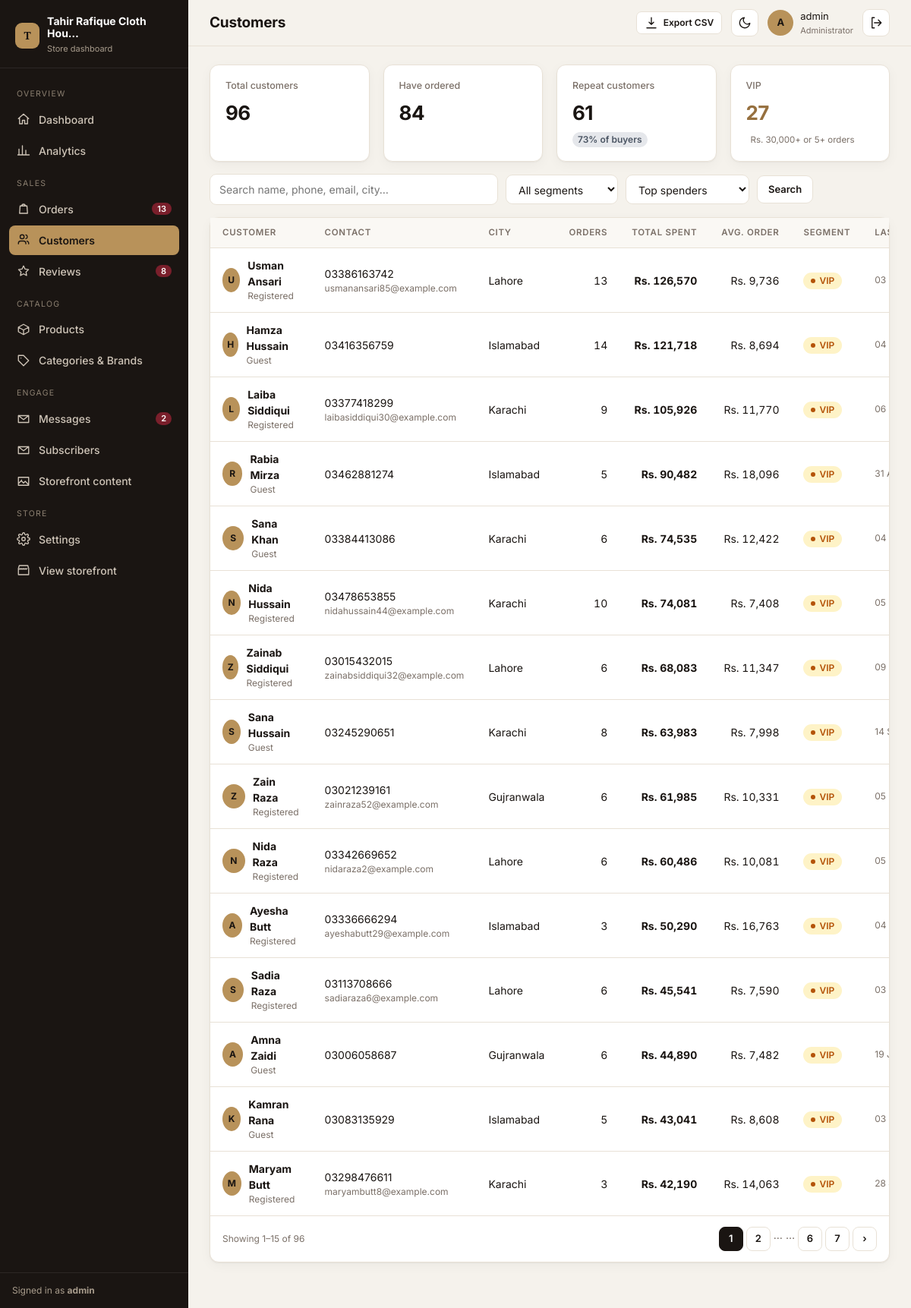
Screenshot of /dashboard/customers/ (signed in) with the database file from the repository.
### apps/core/models.py (models this page shows, shortened)
class SiteSettings(models.Model):
    store_name = models.CharField(max_length=150, default="Tahir Rafique Cloth House")
    tagline = models.CharField(max_length=200, default="Premium Fashion For Every Occasion")
    logo = models.ImageField(upload_to='site/', blank=True, null=True)
    favicon = models.ImageField(upload_to='site/', blank=True, null=True)
    whatsapp_number = models.CharField(
        max_length=20, default="032857948",
        help_text="Local Pakistani number, e.g. 032857948. Converted automatically for WhatsApp links."
    )
    support_phone = models.CharField(max_length=20, default="032857948")
    email = models.EmailField(default="info@tahirrafiqueclothhouse.com")
    address = models.CharField(max_length=255, default="Blue Area, Islamabad, Pakistan")
    facebook_url = models.URLField(blank=True, default="https://facebook.com")
    instagram_url = models.URLField(blank=True, default="https://instagram.com")
    tiktok_url = models.URLField(blank=True, default="https://tiktok.com")
    delivery_charges = models.DecimalField(max_digits=8, decimal_places=2, default=250,
                                            validators=[MinValueValidator(0)])
    free_delivery_threshold = models.DecimalField(max_digits=10, decimal_places=2, default=5000,
                                                    validators=[MinValueValidator(0)])
    currency_symbol = models.CharField(max_length=10, default="Rs.")
    announcement_text = models.CharField(
        max_length=255, blank=True,
        default="Free Delivery on Orders Above Rs. 5,000"
    )
    updated_at = models.DateTimeField(auto_now=True)
    class Meta:
        verbose_name = "Site Settings"
        verbose_name_plural = "Site Settings"
    @classmethod
    def load(cls):
        obj, _ = cls.objects.get_or_create(pk=1)
        return obj

### apps/orders/models.py (models this page shows, shortened)
class Order(models.Model):
    STATUS_PENDING = 'pending'
    STATUS_CONFIRMED = 'confirmed'
    STATUS_PROCESSING = 'processing'
    STATUS_SHIPPED = 'shipped'
    STATUS_DELIVERED = 'delivered'
    STATUS_CANCELLED = 'cancelled'
    STATUS_CHOICES = [
        (STATUS_PENDING, 'Pending'),
        (STATUS_CONFIRMED, 'Confirmed'),
        (STATUS_PROCESSING, 'Processing'),
        (STATUS_SHIPPED, 'Shipped'),
        (STATUS_DELIVERED, 'Delivered'),
        (STATUS_CANCELLED, 'Cancelled'),
    ]
    order_number = models.CharField(max_length=20, unique=True, blank=True)
    customer = models.ForeignKey(User, null=True, blank=True, related_name='orders',
                                  on_delete=models.SET_NULL)
    full_name = models.CharField(max_length=150)
    phone = models.CharField(max_length=20)
    whatsapp = models.CharField(max_length=20, blank=True)
    email = models.EmailField(blank=True)
    city = models.CharField(max_length=100)
    area = models.CharField(max_length=150, blank=True)
    address = models.TextField()
    postal_code = models.CharField(max_length=20, blank=True)
    notes = models.TextField(blank=True)
    subtotal = models.DecimalField(max_digits=10, decimal_places=2, default=0)
    discount = models.DecimalField(max_digits=10, decimal_places=2, default=0)
    delivery_charges = models.DecimalField(max_digits=10, decimal_places=2, default=0)
    total = models.DecimalField(max_digits=10, decimal_places=2, default=0)
    status = models.CharField(max_length=20, choices=STATUS_CHOICES, default=STATUS_PENDING)
    created_at = models.DateTimeField(auto_now_add=True)
    updated_at = models.DateTimeField(auto_now=True)
    class Meta:
        ordering = ['-created_at']

### apps/dashboard/views_people.py (the view)
# urls.py: path('customers/', vp.customers_list, name='customers'),
@staff_required
def customers_list(request):
    directory = an.customer_directory()
    summary = an.customer_summary(directory)
    q = request.GET.get('q', '').strip().lower()
    seg = request.GET.get('segment', '')
    sort = request.GET.get('sort', '-spent')
    if q:
        directory = [c for c in directory if q in (c['name'] or '').lower() or q in (c['phone'] or '').lower()
                     or q in (c['email'] or '').lower() or q in (c['city'] or '').lower()]
    if seg:
        directory = [c for c in directory if c['segment'] == seg]
    keymap = {'spent': 'spent', 'orders': 'orders', 'name': 'name', 'last': 'last', 'first': 'first'}
    field = sort.lstrip('-')
    if field in keymap:
        floor_dt = datetime.min.replace(tzinfo=dt_timezone.utc)
        directory.sort(key=lambda c: (c[field] or floor_dt) if field in ('last', 'first')
                       else (c[field].lower() if field == 'name' else c[field]), reverse=sort.startswith('-'))
    if request.GET.get('export') == 'csv':
        rows = [[c['name'], c['phone'], c['email'], c['city'], c['orders'], c['spent'], c['segment'],
                 'Yes' if c['registered'] else 'Guest'] for c in directory]
        return csv_response('customers.csv', ['Name', 'Phone', 'Email', 'City', 'Orders', 'Total spent',
                                              'Segment', 'Account'], rows)
    return render(request, 'dashboard/customers_list.html', {
        'customers': paginate(request, directory, 15), 'summary': summary, 'q': request.GET.get('q', ''),
        'segment': seg, 'sort': sort, 'segments': ['VIP', 'Returning', 'New', 'Lead'],
        'result_count': len(directory), 'page': 'customers',
    })

### apps/cart/context_processors.py (called while the page is built)
def cart(request):
    return {'cart': Cart(request)}

### apps/core/context_processors.py (called while the page is built)
def site_settings(request):
    settings_obj = SiteSettings.load()
    announcement = PromoBanner.objects.filter(active=True).first()
    return {
        'site_settings': settings_obj,
        'announcement_banner': announcement,
    }

### apps/dashboard/analytics.py (called while the page is built)
def segment(c):
    if c['orders'] == 0:
        return 'Lead'
    if c['spent'] >= 30000 or c['orders'] >= 5:
        return 'VIP'
    if c['orders'] >= 2:
        return 'Returning'
    return 'New'

def customer_summary(directory):
    total = len(directory)
    repeat = sum(1 for c in directory if c['orders'] >= 2)
    buyers = sum(1 for c in directory if c['orders'] >= 1)
    return {
        'total': total, 'buyers': buyers, 'repeat': repeat,
        'repeat_rate': round(repeat / buyers * 100) if buyers else 0,
        'vip': sum(1 for c in directory if c['segment'] == 'VIP'),
        'registered': sum(1 for c in directory if c['registered']),
    }

### apps/dashboard/context.py (called while the page is built)
def dashboard_counts(request):
    if not request.path.startswith('/dashboard/') or not request.user.is_authenticated:
        return {}
    return {
        'nav_pending_orders': Order.objects.filter(status=Order.STATUS_PENDING).count(),
        'nav_unread_messages': ContactMessage.objects.filter(is_read=False).count(),
        'nav_pending_reviews': Review.objects.filter(approved=False).count(),
    }

### apps/dashboard/helpers.py (called while the page is built)
def paginate(request, items, per_page=20):
    paginator = Paginator(items, per_page)
    return paginator.get_page(request.GET.get('page'))

### apps/dashboard/templatetags/dash_extras.py (called while the page is built)
@register.filter
def money(value):
    try:
        return f"{settings.CURRENCY_SYMBOL} {float(value):,.0f}"
    except (TypeError, ValueError):
        return f"{settings.CURRENCY_SYMBOL} 0"

@register.simple_tag(takes_context=True)
def qs_replace(context, **kwargs):
    params = context['request'].GET.copy()
    for k, v in kwargs.items():
        if v in (None, ''):
            params.pop(k, None)
        else:
            params[k] = v
    return params.urlencode()

@register.simple_tag
def icon(name):
    from django.utils.safestring import mark_safe
    return mark_safe(f'<svg class="i" viewBox="0 0 24 24">{ICONS.get(name, "")}</svg>')

### templates/dashboard/customers_list.html (shortened to what this page needs)
{% extends 'dashboard/base.html' %}{% load dash_extras %}
{% block title %}Customers{% endblock %}{% block heading %}Customers{% endblock %}
{% block topbar_actions %}<a class="btn sm" href="?{% qs_replace export='csv' page='' %}">{% icon 'download' %}Export CSV</a>{% endblock %}
{% block content %}
<div class="grid g-kpi" style="margin-bottom:16px">
  <div class="card kpi"><div class="l">Total customers</div><div class="v">{{ summary.total }}</div></div>
  <div class="card kpi"><div class="l">Have ordered</div><div class="v">{{ summary.buyers }}</div></div>
  <div class="card kpi"><div class="l">Repeat customers</div><div class="v">{{ summary.repeat }}</div><span class="delta flat">{{ summary.repeat_rate }}% of buyers</span></div>
  <div class="card kpi"><div class="l">VIP</div><div class="v" style="color:var(--gold-d)">{{ summary.vip }}</div><span class="vs">Rs. 30,000+ or 5+ orders</span></div>
</div>
<form class="filters" method="get"><input class="input search" name="q" value="{{ q }}" placeholder="Search name, phone, email, city…">
  <select class="input" name="segment" data-autosubmit><option value="">All segments</option>{% for s in segments %}<option {% if s == segment %}selected{% endif %}>{{ s }}</option>{% endfor %}</select>
  <select class="input" name="sort" data-autosubmit><option value="-spent" {% if sort == '-spent' %}selected{% endif %}>Top spenders</option></select>
  <button class="btn">Search</button></form>
<div class="card"><div class="tbl-wrap"><table class="tbl"><thead><tr><th>Customer</th><th>Contact</th><th>City</th><th class="num">Orders</th><th class="num">Total spent</th><th class="num">Avg. order</th><th>Segment</th><th>Last order</th><th></th></tr></thead><tbody>
{% for c in customers %}<tr>
  <td><div class="row" style="gap:10px;flex-wrap:nowrap"><div class="avatar" style="width:32px;height:32px;font-size:12px">{{ c.name|slice:":1"|upper }}</div><div><a href="{% url 'dashboard:customer_detail' c.key %}"><b>{{ c.name }}</b></a><div class="muted small">{% if c.registered %}Registered{% else %}Guest{% endif %}</div></div></div></td>
  <td>{{ c.phone|default:"—" }}<div class="muted small">{{ c.email }}</div></td><td>{{ c.city|default:"—" }}</td>
  <td class="num">{{ c.orders }}</td><td class="num"><b>{{ c.spent|money }}</b></td><td class="num">{{ c.aov|money }}</td>
  <td><span class="pill {% if c.segment == 'VIP' %}amber{% elif c.segment == 'Returning' %}green{% elif c.segment == 'New' %}blue{% else %}gray{% endif %}">{{ c.segment }}</span></td>
  <td class="muted small">{% if c.last %}{{ c.last|date:"d M Y" }}{% else %}—{% endif %}</td><td class="num"><a class="btn sm" href="{% url 'dashboard:customer_detail' c.key %}">View</a></td></tr>
{% empty %}<tr><td colspan="9"><div class="empty"><b>No customers yet</b>Customers appear here after they order or register.</div></td></tr>{% endfor %}</tbody></table></div>
{% include 'dashboard/_pager.html' with page_obj=customers %}</div>
{% endblock %}

### templates/dashboard/base.html (shortened to what this page needs)
{% load static dash_extras %}<!DOCTYPE html>
<html lang="en">
<head>
<link rel="stylesheet" href="{% static 'dashboard/dashboard.css' %}">
</head>
<body>
<div class="shell">
  <aside class="sidebar">
    <div class="brand"><div class="brand-mark">T</div><div><b>{{ site_settings.store_name|truncatechars:24 }}</b><small>Store dashboard</small></div></div>
    <nav class="nav">
      <div class="nav-label">Overview</div>
      <a href="{% url 'dashboard:overview' %}" class="{% if page == 'overview' %}active{% endif %}">{% icon 'home' %}Dashboard</a>
      <a href="{% url 'dashboard:analytics' %}" class="{% if page == 'analytics' %}active{% endif %}">{% icon 'chart' %}Analytics</a>
      <div class="nav-label">Sales</div>
      <a href="{% url 'dashboard:orders' %}" class="{% if page == 'orders' %}active{% endif %}">{% icon 'bag' %}Orders{% if nav_pending_orders %}<span class="badge">{{ nav_pending_orders }}</span>{% endif %}</a>
      <a href="{% url 'dashboard:customers' %}" class="{% if page == 'customers' %}active{% endif %}">{% icon 'users' %}Customers</a>
      <a href="{% url 'dashboard:reviews' %}" class="{% if page == 'reviews' %}active{% endif %}">{% icon 'star' %}Reviews{% if nav_pending_reviews %}<span class="badge">{{ nav_pending_reviews }}</span>{% endif %}</a>
      <div class="nav-label">Catalog</div>
      <a href="{% url 'dashboard:products' %}" class="{% if page == 'products' %}active{% endif %}">{% icon 'box' %}Products</a>
      <a href="{% url 'dashboard:crud_list' 'categories' %}" class="{% if page == 'catalog' %}active{% endif %}">{% icon 'tag' %}Categories &amp; Brands</a>
      <div class="nav-label">Engage</div>
      <a href="{% url 'dashboard:messages' %}" class="{% if page == 'messages' %}active{% endif %}">{% icon 'mail' %}Messages{% if nav_unread_messages %}<span class="badge">{{ nav_unread_messages }}</span>{% endif %}</a>
      <a href="{% url 'dashboard:subscribers' %}" class="{% if page == 'subscribers' %}active{% endif %}">{% icon 'mail' %}Subscribers</a>
      <a href="{% url 'dashboard:crud_list' 'hero' %}" class="{% if page == 'content' %}active{% endif %}">{% icon 'image' %}Storefront content</a>
      <div class="nav-label">Store</div>
      <a href="{% url 'dashboard:settings' %}" class="{% if page == 'settings' %}active{% endif %}">{% icon 'cog' %}Settings</a>
      <a href="{% url 'pages:home' %}" target="_blank">{% icon 'store' %}View storefront</a>
    </nav>
    <div class="side-foot">Signed in as <b>{{ request.user.username }}</b></div>
  </aside>
  <div class="main">
    <header class="topbar">
      <h1>{% block heading %}{% endblock %}</h1>
      {% block topbar_actions %}{% endblock %}
      <button class="iconbtn" data-action="theme" title="Toggle dark mode">{% icon 'moon' %}</button>
      <div class="userbox"><div class="avatar">{{ request.user.username|slice:":1"|upper }}</div><div>{{ request.user.get_full_name|default:request.user.username }}<small>Administrator</small></div></div>
      <form method="post" action="{% url 'dashboard:logout' %}">{% csrf_token %}<button class="iconbtn" title="Sign out">{% icon 'out' %}</button></form>
    </header>
    <div class="content">
      {% block content %}{% endblock %}
    </div>
  </div>
</div>
</body>
</html>

### rows the page displays
SiteSettings: store_name "Tahir Rafique Cloth Hou…"
Order: name "U", name "Usman Ansari", email "usmanansari85@example.com", city "Lahore", last "03…"
Order: phone "03386163742"
Order: name "H", name "Hamza Hussain", city "Islamabad", last "04…"
Order: phone "03416356759"
Order: name "L", name "Laiba Siddiqui", email "laibasiddiqui30@example.com", city "Karachi", last "06…"
Order: phone "03377418299"
Order: name "R", name "Rabia Mirza", city "Islamabad", last "31…"
Order: phone "03462881274"
Order: name "S", name "Sana Khan", city "Karachi", last "04…"
Order: phone "03384413086"
Order: name "N", name "Nida Hussain", email "nidahussain44@example.com", city "Karachi", last "05…"
Order: phone "03478653855"
Order: name "Z", name "Zainab Siddiqui", email "zainabsiddiqui32@example.com", city "Lahore", last "09…"
Order: phone "03015432015"
Order: name "S", name "Sana Hussain", city "Karachi", last "14…"
Order: phone "03245290651"
Order: name "Z", name "Zain Raza", email "zainraza52@example.com", city "Gujranwala", last "05…"
Order: phone "03021239161"
Order: name "N", name "Nida Raza", email "nidaraza2@example.com", city "Lahore", last "05…"
Order: phone "03342669652"
Order: name "A", name "Ayesha Butt", email "ayeshabutt29@example.com", city "Islamabad", last "04…"
Order: phone "03336666294"
Order: name "S", name "Sadia Raza", email "sadiaraza6@example.com", city "Lahore", last "03…"
Order: phone "03113708666"
Order: name "A", name "Amna Zaidi", city "Gujranwala", last "19…"
Order: phone "03006058687"
Order: name "K", name "Kamran Rana", city "Islamabad", last "03…"
Order: phone "03083135929"
Order: name "M", name "Maryam Butt", email "maryambutt8@example.com", city "Karachi", last "28…"
Order: phone "03298476611"

### other values shown
{{ nav_pending_orders }} "13"
{{ nav_pending_reviews }} "8"
{{ nav_unread_messages }} "2"
{{ request.user.username }} "admin"
{{ request.user.username|slice:":1"|upper }} "A"
{{ request.user.get_full_name|default:request.user.username }} "admin"
{{ summary.total }} "96"
{{ summary.buyers }} "84"
{{ summary.repeat }} "61"
{{ summary.repeat_rate }} "73"
{{ summary.vip }} "27"
{{ c.orders }} "13" "14" "9" "5" "6" "10" "6" "8" "6" "6" "3" "6" "6" "5" "3"
{{ c.spent|money }} "Rs. 126,570" "Rs. 121,718" "Rs. 105,926" "Rs. 90,482" "Rs. 74,535" "Rs. 74,081" "Rs. 68,083" "Rs. 63,983" "Rs. 61,985" "Rs. 60,486" "Rs. 50,290" "Rs. 45,541" "Rs. 44,890" "Rs. 43,041" "Rs. 42,190"
{{ c.aov|money }} "Rs. 9,736" "Rs. 8,694" "Rs. 11,770" "Rs. 18,096" "Rs. 12,422" "Rs. 7,408" "Rs. 11,347" "Rs. 7,998" "Rs. 10,331" "Rs. 10,081" "Rs. 16,763" "Rs. 7,590" "Rs. 7,482" "Rs. 8,608" "Rs. 14,063"
{{ c.segment }} "VIP" "VIP" "VIP" "VIP" "VIP" "VIP" "VIP" "VIP" "VIP" "VIP" "VIP" "VIP" "VIP" "VIP" "VIP"
